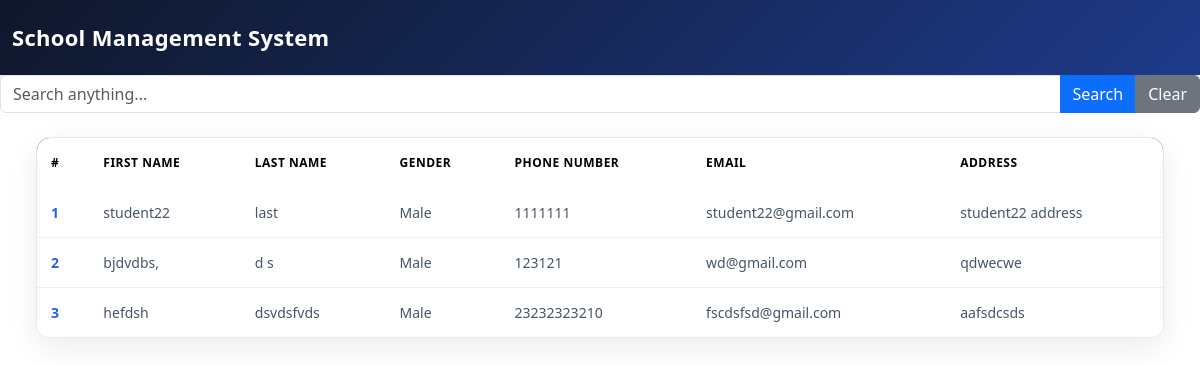
Page /studentsrecord/ (signed in) on the committed database.
### schoolapp/models.py (models this page shows)
class Student(models.Model):
    GENDER_CHOICES = [
        ("Male", "Male"),
        ("Female", "Female"),
        ("Other", "Other"),
        ("Prefer not to say", "Prefer not to say"),
    ]
    first_name = models.CharField(max_length=100)
    last_name = models.CharField(max_length=100)
    gender = models.CharField(max_length=20, choices=GENDER_CHOICES)
    phone_number = models.CharField(max_length=30)
    email = models.CharField(max_length=50)
    address = models.CharField(max_length=200)

### schoolapp/views.py (the view, shortened to what this page needs)
# urls.py: path('studentsrecord/', views.studentsrecord, name="studentsrecord"),
@login_required
def studentsrecord(request):
    query = request.GET.get("search", "")
    students = Student.objects.all()
    return render(request, "studentsrecord.html", {
        "students": students,
        "query": query
    })

### schoolapp/templates/studentsrecord.html (shortened to what this page needs)
<!DOCTYPE html>
<html lang="en">
<head>
    <link href="https://cdn.jsdelivr.net/npm/bootstrap@5.0.2/dist/css/bootstrap.min.css" rel="stylesheet">
</head>
<head>
    <link href="https://cdn.jsdelivr.net/npm/bootstrap@5.3.7/dist/css/bootstrap.min.css" rel="stylesheet">
</head>
<body>
<nav class="navbar navbar-dark bg-dark">
    <div class="container">
        <a class="navbar-brand fw-bold" href="#">
            School Management System
        </a>
        </div>
</nav>
<body>
    <form method="GET" action="{% url 'studentsrecord' %}" class="mb-4">
    <div class="input-group">
        <input
            type="text"
            name="search"
            class="form-control"
            placeholder="Search anything..."
            value="{{ query }}"
        >
        <button type="submit" class="btn btn-primary">
            Search
        </button>
        <a href="{% url 'studentsrecord' %}" class="btn btn-secondary">
            Clear
        </a>
    </div>
</form>
<table class="table">
  <thead>
    <tr>
      <th scope="col">#</th>
      <th scope="col">First Name</th>
      <th scope="col">Last Name</th>
      <th scope="col">Gender</th>
      <th scope="col">Phone Number </th>
      <th scope="col">Email</th>
      <th scope="col">Address</th>
    </tr>
  </thead>
  <tbody>
    {% for a in students %}
    <tr>
      <th scope="row">{{ forloop.counter }}</th>
      <td>{{a.first_name}}</td>
      <td>{{a.last_name}}</td>
      <td>{{a.gender}}</td>
      <td>{{a.phone_number}}</td>
      <td>{{a.email}}</td>
      <td>{{a.address}}</td>
    </tr>
    {% endfor %}
  </tbody>
</table>
</body>
</html>

### schoolapp/templates/studentsrecord.html (style rules this page uses)
.navbar { background: linear-gradient(135deg, #0f172a, #1e3a8a) !important; padding: 16px 0; box-shadow: 0 5px 20px rgba(15, 23, 42, 0.18); }
.navbar .container { max-width: 1250px; }
.navbar-brand { color: #ffffff !important; font-size: 22px; letter-spacing: 0.3px; transition: 0.3s ease; }
.table { width: 94%; margin: 0 auto 60px; background: #ffffff; border-radius: 14px; overflow: hidden; border: 1px solid #e2e8f0; box-shadow: 0 10px 30px rgba(15, 23, 42, 0.08); border-collapse: separate; border-spacing: 0; }
.table thead { background: linear-gradient(135deg, #0f172a, #1e3a8a); color: white; }
.table thead th { padding: 16px 14px; border: none; font-size: 12px; font-weight: 600; text-transform: uppercase; letter-spacing: 0.5px; white-space: nowrap; }
.table tbody td, .table tbody th { padding: 14px; vertical-align: middle; border-bottom: 1px solid #edf1f5; font-size: 14px; color: #475569; white-space: nowrap; }
.table tbody th { color: #2563eb; font-weight: 600; }
.table tbody tr { background: #ffffff; transition: all 0.2s ease; }
.table tbody tr:last-child td, .table tbody tr:last-child th { border-bottom: none; }
.table td:last-child { min-width: 150px; }

### rows in the picture
Student: first_name "student22", last_name "last", gender "Male", phone_number "1111111", email "student22@gmail.com", address "student22 address"
Student: first_name "bjdvdbs,", last_name "d s", gender "Male", phone_number "123121", email "wd@gmail.com", address "qdwecwe"
Student: first_name "hefdsh", last_name "dsvdsfvds", gender "Male", phone_number "23232323210", email "fscdsfsd@gmail.com", address "aafsdcsds"
